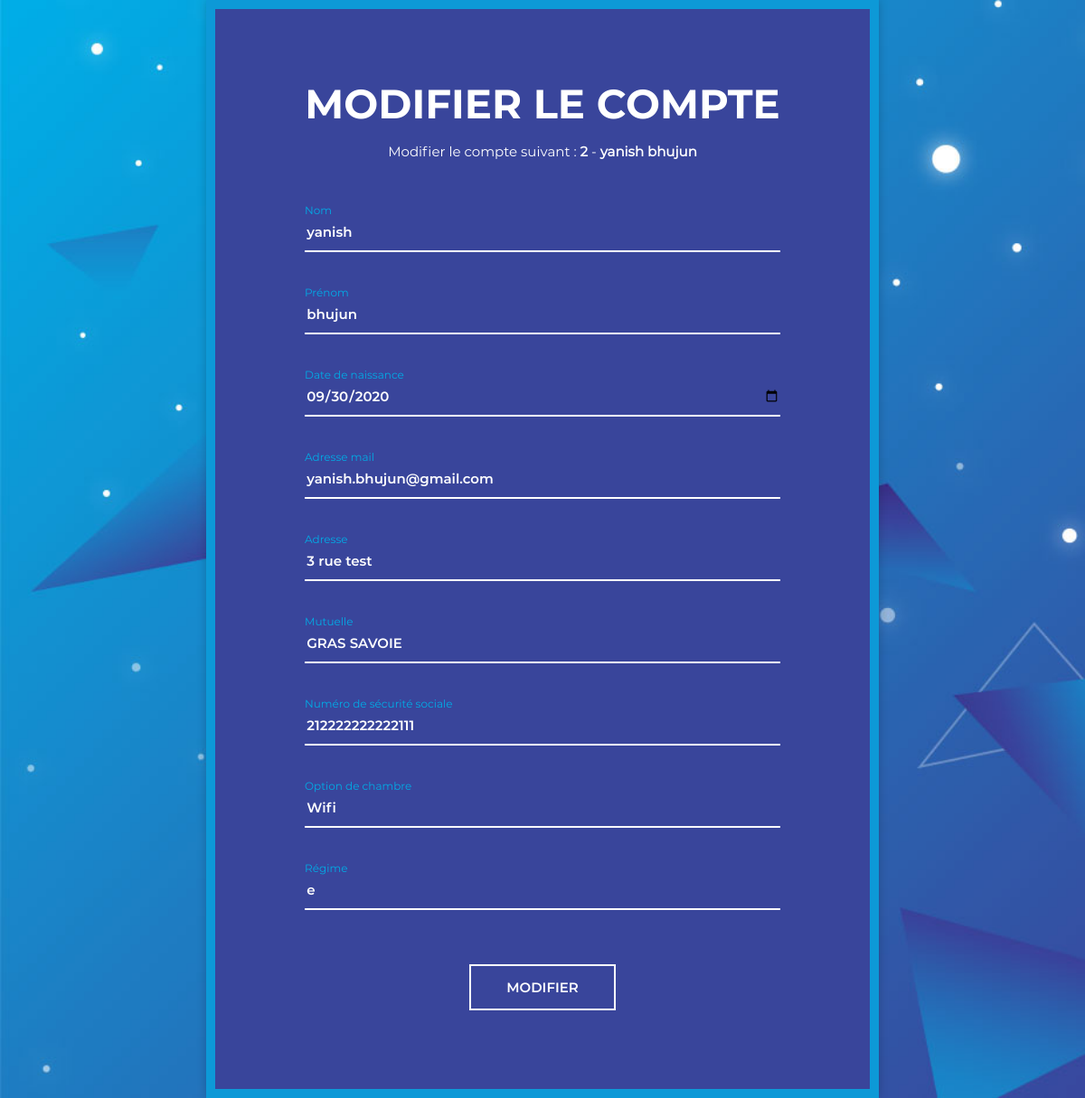
/views/modify.php?id=2 (signed in), run on an earlier commit of the app's database.
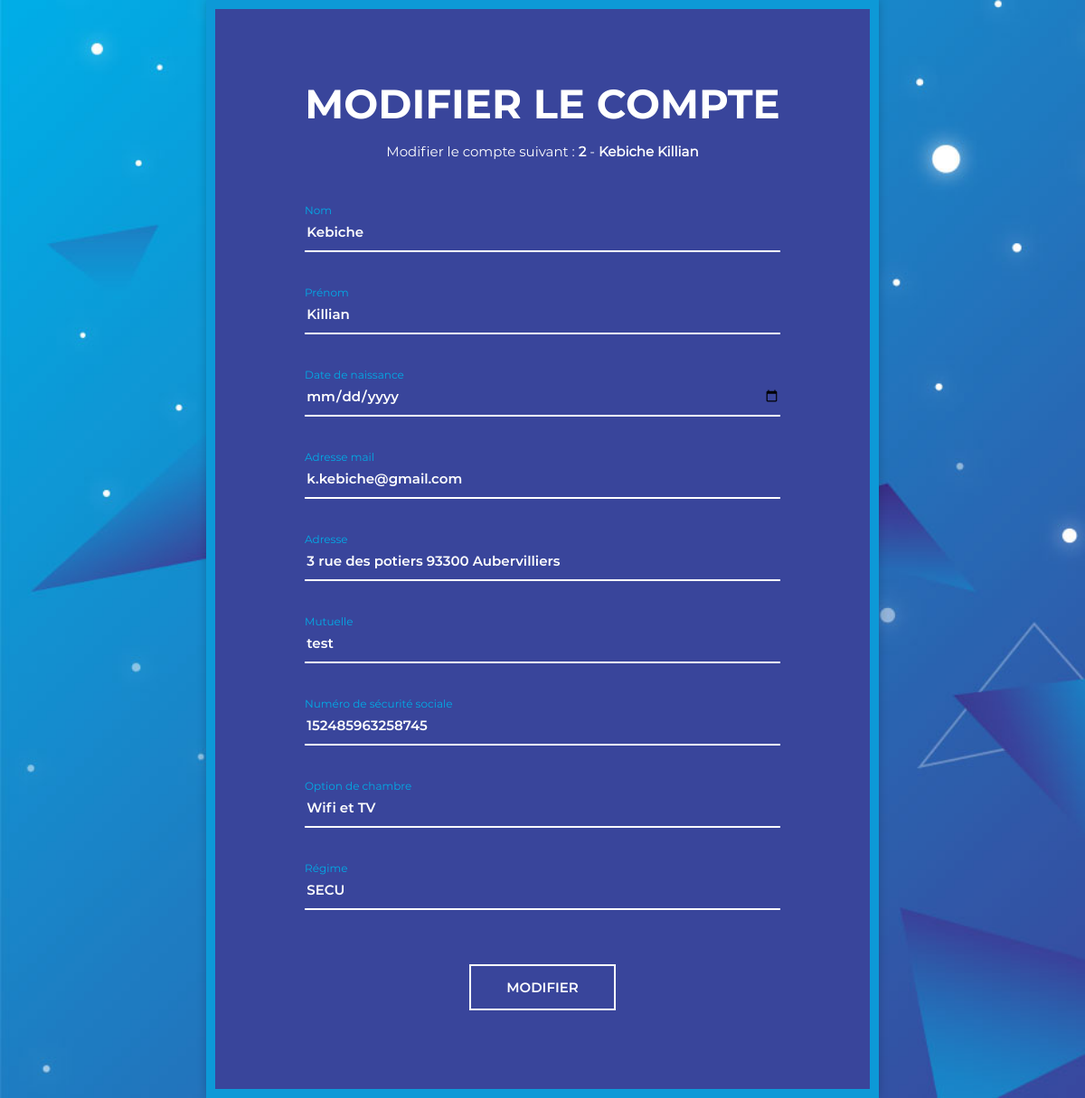
And on a later commit of the database.
### tables this page shows
CREATE TABLE IF NOT EXISTS `patient` (
  `id` int(11) NOT NULL AUTO_INCREMENT,
  `nom` varchar(50) NOT NULL,
  `prenom` varchar(50) NOT NULL,
  `date_naissance` varchar(10) DEFAULT NULL,
  `mail` varchar(50) DEFAULT NULL,
  `adresse` text,
  `mutuelle` varchar(50) DEFAULT NULL,
  `num_sec_soc` varchar(15) DEFAULT NULL,
  `option_chambre` varchar(10) DEFAULT NULL,
  `regime` text,
  `mdp` varchar(150) NOT NULL,
  `role` varchar(7) NOT NULL,
  `confirme` int(11) NOT NULL,
  `token` varchar(15) DEFAULT NULL,
  PRIMARY KEY (`id`),
  UNIQUE KEY `fk_patient` (`nom`)
);

### views/modify.php (the view, shortened to what this page needs)
<?php
try{
  $bdd= new PDO('mysql:host=localhost;dbname=hopital; charset=utf8','root','');
}
catch (Exception $e){
  die('Erreur:'.$e->getMessage());
}
if (isset($_GET['id']) AND !empty($_GET['id']))
{
  $getid = $_GET['id'];
  $select_user_info = $bdd->prepare('SELECT * FROM patient WHERE id = ?');
  $select_user_info->execute(array($getid));
  $whoiam = $select_user_info->fetch();
} else
{
  echo 'erreur';
}
 ?>
     <!DOCTYPE html>
 <html>
 	<head>
 		<link rel="stylesheet" href="../fonts/material-design-iconic-font/css/material-design-iconic-font.min.css">
 		<link rel="stylesheet" href="../css/style3.css">
 	</head>
 	<body>
 		<div class="wrapper">
 			<div class="inner">
 				<form action="" method="post">
 					<h3>Modifier le compte</h3>
 					<p>Modifier le compte suivant : <strong><?= $whoiam['id']; ?></strong> - <strong><?= $whoiam['nom']; ?></strong>  <strong><?= $whoiam['prenom']; ?></strong></p>
 					<label class="form-group">
 						<input type="text" name="nom" class="form-control" value="<?= $whoiam['nom']; ?>" >
 						<span>Nom</span>
 						<span class="border"></span>
 					</label>
          <label class="form-group">
 						<input type="text" name="prenom" class="form-control" value="<?= $whoiam['prenom']; ?>" >
 						<span>Prénom</span>
 						<span class="border"></span>
 					</label>
          <label class="form-group">
 						<input type="date" name="date_naissance" class="form-control" value="<?= $whoiam['date_naissance']; ?>" >
 						<span>Date de naissance</span>
 						<span class="border"></span>
 					</label>
 					<label class="form-group">
 						<input type="mail" name="mail" class="form-control" value="<?= $whoiam['mail']; ?>">
 						<span for="">Adresse mail</span>
 						<span class="border"></span>
 					</label>
          <label class="form-group">
 						<input type="text" name="adresse" class="form-control" value="<?= $whoiam['adresse']; ?>" >
 						<span>Adresse</span>
 						<span class="border"></span>
 					</label>
          <label class="form-group">
 						<input type="text" name="mutuelle" class="form-control" value="<?= $whoiam['mutuelle']; ?>" >
 						<span>Mutuelle</span>
 						<span class="border"></span>
 					</label>
          <label class="form-group">
 						<input type="text" name="num_sec_soc" class="form-control"  maxlength="15" name="num_sec_soc" value="<?= $whoiam['num_sec_soc']; ?>" >
 						<span>Numéro de sécurité sociale</span>
 						<span class="border"></span>
 					</label>
          <label class="form-group">
 						<input type="text" name="option_chambre" class="form-control" value="<?= $whoiam['option_chambre']; ?>" >
 						<span>Option de chambre</span>
 						<span class="border"></span>
 					</label>
          <label class="form-group">
 						<input type="text" name="regime" class="form-control" value="<?= $whoiam['regime']; ?>" >
 						<span>Régime</span>
 						<span class="border"></span>
 					</label>
 				<center>
        	<button type="submit" name="ok_modifier_membre">Modifier
</center>
 				</form>
 			</div>
 		</div>
 	</body>
 </html>

### css/style3.css (style rules this page uses)
* { -webkit-box-sizing: border-box; -moz-box-sizing: border-box; box-sizing: border-box; }
body { font-family: "Montserrat-Regular"; color: #fff; font-size: 15px; margin: 0; }
input, textarea, select, button { font-family: "Montserrat-Regular"; color: #fff; font-size: 15px; }
p, h1, h2, h3, h4, h5, h6, ul { margin: 0; }
.wrapper { min-height: 100vh; display: flex; align-items: center; background: url("../images/bg-registration-form-7.jpg") no-repeat; background-size: cover; }
.inner { max-width: 758px; margin: auto; background: #39459b; border: 10px solid #0d99d7; padding: 77px 99px 87px; box-shadow: 0px 0px 10px 0px rgba(0, 0, 0, 0.2); -webkit-box-shadow: 0px 0px 10px 0px rgba(0, 0, 0, 0.2); -moz-box-shadow: 0px 0px 10px 0px rgba(0, 0, 0, 0.2); -ms-box-shadow: 0px 0px 10px 0px rgba(0, 0, 0, 0.2); -o-box-shadow: 0px 0px 10px 0px rgba(0, 0, 0, 0.2); }
h3 { text-transform: uppercase; font-size: 45px; font-family: "Montserrat-Bold"; text-align: center; margin-bottom: 12px; }
p { text-align: center; padding: 0 10px; margin-bottom: 55px; line-height: 1.8; }
.form-group { position: relative; display: block; margin-bottom: 48px; }
.form-group span { font-size: 15px; color: #00ade6; position: absolute; top: 11px; transition: all .2s ease; transform-origin: 0 0; cursor: text; }
.form-group span.border { height: 2px; display: block; position: absolute; width: 100%; left: 0; top: 41px; transform: scaleX(0); transition: all .15s ease; background: #fff; }
.form-control { border: none; border-bottom: 2px solid #00ade6; display: block; width: 100%; height: 43px; font-size: 15px; background: none; font-family: "Montserrat-SemiBold"; }
.form-control:focus, .form-control:valid { border-bottom: 2px solid #fff; }
.form-control:focus + span, .form-control:valid + span { transform: translateY(-22px) scale(0.8); }
.form-control:focus + span + .border, .form-control:valid + span + .border { transform: scaleX(1); }
button { border: none; width: 162px; height: 51px; border: 2px solid #fff; margin: auto; margin-top: 60px; cursor: pointer; display: flex; align-items: center; justify-content: center; padding: 0; background: none; color: #fff; text-transform: uppercase; font-family: "Montserrat-SemiBold"; -webkit-transform: perspective(1px) translateZ(0); transform: perspective(1px) translateZ(0); position: relative; -webkit-transition-property: color; transition-property: color; -webkit-transition-duration: 0.3s; transition-duration: 0.3s; }
button:before { content: ""; position: absolute; z-index: -1; top: 0; left: 0; right: 0; bottom: 0; background: #2098D1; -webkit-transform: scaleX(0); transform: scaleX(0); -webkit-transform-origin: 0 50%; transform-origin: 0 50%; -webkit-transition-property: transform; transition-property: transform; -webkit-transition-duration: 0.3s; transition-duration: 0.3s; -webkit-transition-timing-function: ease-out; transition-timing-function: ease-out; }

What changed in the data, as far as the page shows it:
changed patient id 2: nom "yanish" → "Kebiche"; prenom "bhujun" → "Killian"; mail "yanish.bhujun@gmail.com" → "k.kebiche@gmail.com"; adresse "3 rue test" → "3 rue des potiers 93300 Aubervilliers"; mutuelle "GRAS SAVOIE" → "test"; num_sec_soc "212222222222111" → "152485963258745"; option_chambre "Wifi" → "Wifi et TV"; regime "e" → "SECU"; date_naissance "09/30/2020" → (not shown)
